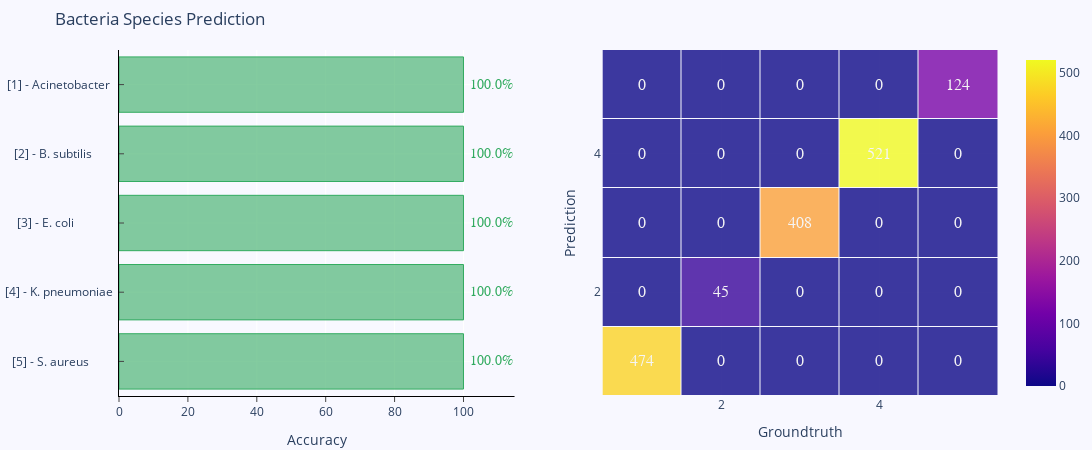

The notebook cell saved with this chart:
### Code cell
import plotly.graph_objects as go
from plotly.subplots import make_subplots
import plotly.express as px
import numpy as np

y_saving = [1.0, 1.0, 1.0, 1.0, 1.0]

for x,val in enumerate(y_saving):
    y_saving[x] = val*100
    


y_net_worth = y_saving


# x = ['Acinetobacter','B subtilis','E. coli K12','S. aureus','E. coli (CCUG17620)','E. coli (NCTC13441)','E. coli (A2-39)','K. pneumoniae (A2-23)','S. aureus (CCUG35600)','E. coli (101)','E. coli (102)','E. coli (104)','K. pneumoniae (210)','K. pneumoniae (211)','K. pneumoniae (212)','K. pneumoniae (240)','Acinetobacter K12-21','Acinetobacter K48-42','Acinetobacter K55-13','Acinetobacter K57-06','Acinetobacter K71-71'][::-1]

x = ['Acinetobacter  ', 
     'B. subtilis        ', 
     'E. coli              ', 
     'K. pneumoniae ', 
     'S. aureus         '][::-1]




x_ = []

for idx, k in enumerate(x):
    x_.append(idx+1)
    x[idx] = f"[{5-idx}] - {k}"
    
    
    
# Creating two subplots
fig = make_subplots(rows=1, cols=2, specs=[[{}, {}]], shared_xaxes=True,
                    shared_yaxes=False, vertical_spacing=0)

fig.append_trace(go.Bar(
    x=y_saving,
    y=x,
    marker=dict(
        color='rgba(50, 171, 96, 0.6)',
        line=dict(
            color='rgba(50, 171, 96, 1.0)',
            width=1),
    ),
    name='Accuracy',
    orientation='h',
), 1, 1)

# fig.append_trace(go.Scatter(
#     x=y_net_worth, y=x,
#     mode='lines+markers',
#     line_color='rgb(128, 0, 128)',
#     name='Household net worth, Million USD/capita',
# ), 1, 2)


# set up figure 

fig.add_trace(go.Heatmap(x = x_, y= x_, z = z_,opacity=0.8, xgap = 1,ygap=1, coloraxis = "coloraxis", ),1,2)



# fig.append_trace(fig_,1,2)


fig.update_layout(
    title='Bacteria Species Prediction',
    yaxis=dict(
        showgrid=True,
        showline=True,
        linecolor='black',
        linewidth=1, 
        showticklabels=True,ticks="inside"
    ),
#     yaxis2=dict(
#         showgrid=False,
#         showline=True,
#         showticklabels=False,
#         linecolor='rgba(102, 102, 102, 0.8)',
#         linewidth=2,
#         domain=[0, 0.85],
#     ),
    
    yaxis2=dict(dtick=2,
                title={'text': "Prediction"}
               ),
    xaxis=dict(  title={'text': "Accuracy"},
        zeroline=False,
        showline=True,
        linecolor='black',ticks="outside",
        showticklabels=True,
               linewidth=1, 
        showgrid=True,
    ),
    xaxis2=dict(dtick=2, 
            title={'text': "Groundtruth"}
           ),
#     xaxis2=dict(
#         zeroline=False,
#         showline=False,
#         showticklabels=True,
#         showgrid=True,
#         domain=[0.47, 1],
#         side='top',
#         dtick=25000,
#     ),
    legend=dict(x=0.029, y=1.038, font_size=10), 
    margin=dict(l=5, r=5, t=50, b=50),
    paper_bgcolor='rgb(248, 248, 255)',
    plot_bgcolor='rgb(248, 248, 255)',
)


annotations = []
for n, row in enumerate(z_):
    for m, val in enumerate(row):
        annotations.append(dict(text=str(z_[n][m]), x=x_[m], y=x_[n],
                                         xref='x2', yref='y2', showarrow=False, font=dict(family='Arial', size=16,
                                      color='rgb(245,245,245)')))


fig.update_layout(
    width = 1250,
    autosize=False
)



y_s = np.round(y_saving, decimals=2)
y_nw = np.rint(y_net_worth)

# Adding labels
for ydn, yd, xd in zip(y_nw, y_s, x):
    # labeling the scatter savings
#     annotations.append(dict(xref='x2', yref='y2',
#                             y=xd, x=ydn - 20000,
#                             text='{:,}'.format(ydn) + 'M',
#                             font=dict(family='Arial', size=12,
#                                       color='rgb(128, 0, 128)'),
#                             showarrow=False))
    # labeling the bar net worth
    annotations.append(dict(xref='x1', yref='y1',
                            y=xd, x=yd + 8,
                            text=str(yd) + '%',
                            font=dict(family='Arial', size=14,
                                      color='rgb(50, 171, 96)'),
                            showarrow=False))

fig.update_layout(annotations=annotations)

fig.show()
fig.write_image("species.pdf")

### Figure 1 — Plotly figure (JSON) as saved in the notebook; plotly's stock layout.template omitted (floating-point values rounded to 4 significant figures)
{"data": [{"marker": {"color": "rgba(50, 171, 96, 0.6)", "line": {"color": "rgba(50, 171, 96, 1.0)", "width": 1}}, "name": "Accuracy", "orientation": "h", "type": "bar", "x": [100, 100, 100, 100, 100], "xaxis": "x", "y": ["[5] - S. aureus         ", "[4] - K. pneumoniae ", "[3] - E. coli              ", "[2] - B. subtilis        ", "[1] - Acinetobacter  "], "yaxis": "y"}, {"coloraxis": "coloraxis", "opacity": 0.8, "type": "heatmap", "x": [1, 2, 3, 4, 5], "xaxis": "x2", "xgap": 1, "y": [1, 2, 3, 4, 5], "yaxis": "y2", "ygap": 1, "z": [[474, 0, 0, 0, 0], [0, 45, 0, 0, 0], [0, 0, 408, 0, 0], [0, 0, 0, 521, 0], [0, 0, 0, 0, 124]]}], "layout": {"annotations": [{"font": {"color": "rgb(245,245,245)", "family": "Arial", "size": 16}, "showarrow": false, "text": "474", "x": 1, "xref": "x2", "y": 1, "yref": "y2"}, {"font": {"color": "rgb(245,245,245)", "family": "Arial", "size": 16}, "showarrow": false, "text": "0", "x": 2, "xref": "x2", "y": 1, "yref": "y2"}, {"font": {"color": "rgb(245,245,245)", "family": "Arial", "size": 16}, "showarrow": false, "text": "0", "x": 3, "xref": "x2", "y": 1, "yref": "y2"}, {"font": {"color": "rgb(245,245,245)", "family": "Arial", "size": 16}, "showarrow": false, "text": "0", "x": 4, "xref": "x2", "y": 1, "yref": "y2"}, {"font": {"color": "rgb(245,245,245)", "family": "Arial", "size": 16}, "showarrow": false, "text": "0", "x": 5, "xref": "x2", "y": 1, "yref": "y2"}, {"font": {"color": "rgb(245,245,245)", "family": "Arial", "size": 16}, "showarrow": false, "text": "0", "x": 1, "xref": "x2", "y": 2, "yref": "y2"}, {"font": {"color": "rgb(245,245,245)", "family": "Arial", "size": 16}, "showarrow": false, "text": "45", "x": 2, "xref": "x2", "y": 2, "yref": "y2"}, {"font": {"color": "rgb(245,245,245)", "family": "Arial", "size": 16}, "showarrow": false, "text": "0", "x": 3, "xref": "x2", "y": 2, "yref": "y2"}, {"font": {"color": "rgb(245,245,245)", "family": "Arial", "size": 16}, "showarrow": false, "text": "0", "x": 4, "xref": "x2", "y": 2, "yref": "y2"}, {"font": {"color": "rgb(245,245,245)", "family": "Arial", "size": 16}, "showarrow": false, "text": "0", "x": 5, "xref": "x2", "y": 2, "yref": "y2"}, {"font": {"color": "rgb(245,245,245)", "family": "Arial", "size": 16}, "showarrow": false, "text": "0", "x": 1, "xref": "x2", "y": 3, "yref": "y2"}, {"font": {"color": "rgb(245,245,245)", "family": "Arial", "size": 16}, "showarrow": false, "text": "0", "x": 2, "xref": "x2", "y": 3, "yref": "y2"}, {"font": {"color": "rgb(245,245,245)", "family": "Arial", "size": 16}, "showarrow": false, "text": "408", "x": 3, "xref": "x2", "y": 3, "yref": "y2"}, {"font": {"color": "rgb(245,245,245)", "family": "Arial", "size": 16}, "showarrow": false, "text": "0", "x": 4, "xref": "x2", "y": 3, "yref": "y2"}, {"font": {"color": "rgb(245,245,245)", "family": "Arial", "size": 16}, "showarrow": false, "text": "0", "x": 5, "xref": "x2", "y": 3, "yref": "y2"}, {"font": {"color": "rgb(245,245,245)", "family": "Arial", "size": 16}, "showarrow": false, "text": "0", "x": 1, "xref": "x2", "y": 4, "yref": "y2"}, {"font": {"color": "rgb(245,245,245)", "family": "Arial", "size": 16}, "showarrow": false, "text": "0", "x": 2, "xref": "x2", "y": 4, "yref": "y2"}, {"font": {"color": "rgb(245,245,245)", "family": "Arial", "size": 16}, "showarrow": false, "text": "0", "x": 3, "xref": "x2", "y": 4, "yref": "y2"}, {"font": {"color": "rgb(245,245,245)", "family": "Arial", "size": 16}, "showarrow": false, "text": "521", "x": 4, "xref": "x2", "y": 4, "yref": "y2"}, {"font": {"color": "rgb(245,245,245)", "family": "Arial", "size": 16}, "showarrow": false, "text": "0", "x": 5, "xref": "x2", "y": 4, "yref": "y2"}, {"font": {"color": "rgb(245,245,245)", "family": "Arial", "size": 16}, "showarrow": false, "text": "0", "x": 1, "xref": "x2", "y": 5, "yref": "y2"}, {"font": {"color": "rgb(245,245,245)", "family": "Arial", "size": 16}, "showarrow": false, "text": "0", "x": 2, "xref": "x2", "y": 5, "yref": "y2"}, {"font": {"color": "rgb(245,245,245)", "family": "Arial", "size": 16}, "showarrow": false, "text": "0", "x": 3, "xref": "x2", "y": 5, "yref": "y2"}, {"font": {"color": "rgb(245,245,245)", "family": "Arial", "size": 16}, "showarrow": false, "text": "0", "x": 4, "xref": "x2", "y": 5, "yref": "y2"}, {"font": {"color": "rgb(245,245,245)", "family": "Arial", "size": 16}, "showarrow": false, "text": "124", "x": 5, "xref": "x2", "y": 5, "yref": "y2"}, {"font": {"color": "rgb(50, 171, 96)", "family": "Arial", "size": 14}, "showarrow": false, "text": "100.0%", "x": 108, "xref": "x", "y": "[5] - S. aureus         ", "yref": "y"}, {"font": {"color": "rgb(50, 171, 96)", "family": "Arial", "size": 14}, "showarrow": false, "text": "100.0%", "x": 108, "xref": "x", "y": "[4] - K. pneumoniae ", "yref": "y"}, {"font": {"color": "rgb(50, 171, 96)", "family": "Arial", "size": 14}, "showarrow": false, "text": "100.0%", "x": 108, "xref": "x", "y": "[3] - E. coli              ", "yref": "y"}, {"font": {"color": "rgb(50, 171, 96)", "family": "Arial", "size": 14}, "showarrow": false, "text": "100.0%", "x": 108, "xref": "x", "y": "[2] - B. subtilis        ", "yref": "y"}, {"font": {"color": "rgb(50, 171, 96)", "family": "Arial", "size": 14}, "showarrow": false, "text": "100.0%", "x": 108, "xref": "x", "y": "[1] - Acinetobacter  ", "yref": "y"}], "autosize": false, "height": 450, "legend": {"font": {"size": 10}, "x": 0.029, "y": 1.038}, "margin": {"b": 50, "l": 5, "r": 5, "t": 50}, "paper_bgcolor": "rgb(248, 248, 255)", "plot_bgcolor": "rgb(248, 248, 255)", "title": {"text": "Bacteria Species Prediction"}, "width": 1250, "xaxis": {"anchor": "y", "autorange": true, "domain": [0, 0.45], "linecolor": "black", "linewidth": 1, "range": [0, 114.4], "showgrid": true, "showline": true, "showticklabels": true, "ticks": "outside", "title": {"text": "Accuracy"}, "type": "linear", "zeroline": false}, "xaxis2": {"anchor": "y2", "autorange": true, "domain": [0.55, 1], "dtick": 2, "range": [0.5, 5.5], "title": {"text": "Groundtruth"}, "type": "linear"}, "yaxis": {"anchor": "x", "autorange": true, "domain": [0, 1], "linecolor": "black", "linewidth": 1, "range": [-0.5, 4.5], "showgrid": true, "showline": true, "showticklabels": true, "ticks": "inside", "type": "category"}, "yaxis2": {"anchor": "x2", "autorange": true, "domain": [0, 1], "dtick": 2, "range": [0.5, 5.5], "title": {"text": "Prediction"}, "type": "linear"}}}
